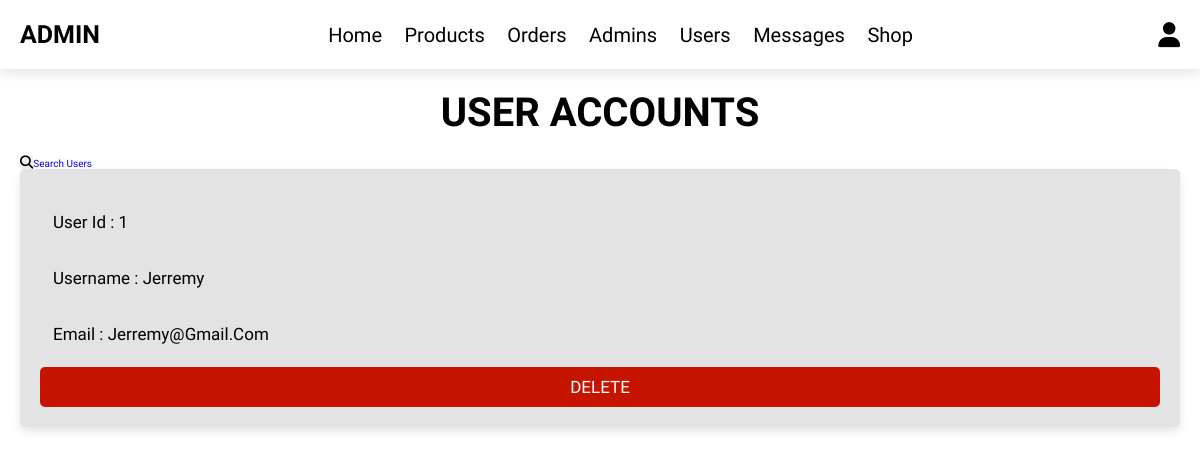
Screenshot of /admin/users_accounts.php (signed in) with the database file from the repository.
### tables this page shows
CREATE TABLE `users` (
  `id` int(100) NOT NULL,
  `name` varchar(20) NOT NULL,
  `email` varchar(50) NOT NULL,
  `password` varchar(50) NOT NULL
);

### admin/users_accounts.php (the view, shortened to what this page needs)
<?php
include '../components/connect.php';
?>
<!DOCTYPE html>
<html lang="en">
<head>
   <link rel="stylesheet" href="https://cdnjs.cloudflare.com/ajax/libs/font-awesome/6.1.1/css/all.min.css">
   <link rel="stylesheet" href="../css/admin_style.css">
   <link rel="stylesheet" href="../css/style.css">
</head>
<body>
<?php include '../components/admin_header.php'; ?>
<section class="dashboard">
   <h1 class="heading">user accounts</h1>
         <a href="search_users.php"><button class="fas fa-search" name="search_btn"></button>Search Users</a>
   <div class="box-container">
   <?php
      $select_accounts = $conn->prepare("SELECT * FROM `users`");
      $select_accounts->execute();
      if($select_accounts->rowCount() > 0){
         while($fetch_accounts = $select_accounts->fetch(PDO::FETCH_ASSOC)){
   ?>
   <div class="box">
      <p> user id : <span><?= $fetch_accounts['id']; ?></span> </p>
      <p> username : <span><?= $fetch_accounts['name']; ?></span> </p>
      <p> email : <span><?= $fetch_accounts['email']; ?></span> </p>
      <a href="users_accounts.php?delete=<?= $fetch_accounts['id']; ?>" onclick="return confirm('delete this account? the user related information will also be delete!')" class="delete-btn">delete</a>
   </div>
   <?php
         }
      }else{
         echo '<p class="empty">no accounts available!</p>';
      }
   ?>
   </div>
</section>
</body>
</html>

### css/admin_style.css (style rules this page uses)
* { font-family: 'Finlandica', sans-serif; margin:0; padding:0; box-sizing: border-box; outline: none; border:none; text-decoration: none; text-transform: capitalize; }
html { font-size: 62.5%; overflow-x: hidden; }
body { background-color: #ffffff; }
section { padding:2rem; max-width: 1200px; margin:0 auto; }
.heading { font-size: 4rem; color:rgb(0, 0, 0); margin-bottom: 2rem; text-align: center; text-transform: uppercase; }
.btn, .delete-btn, .option-btn { display: block; width: 100%; margin-top: 1rem; border-radius: .5rem; padding:1rem 3rem; font-size: 1.7rem; text-transform: uppercase; color:#fff; cursor: pointer; text-align: center; }
.delete-btn { background-color:#c51400; }
.dashboard .box-container { display: grid; grid-template-columns: repeat(auto-fit, minmax(33rem, 1fr)); gap:1.5rem; justify-content: center; align-items: flex-start; }
.dashboard .box-container .box { padding:2rem; box-shadow:0 .5rem 1rem rgba(0,0,0,.1); border-radius: .5rem; background-color:rgba(212, 212, 212, 0.637); }
.dashboard .box-container .box p { padding:1.3rem; border-radius: .5rem; background-color:#ffffff00; font-size: 1.7rem; color:rgb(0, 0, 0); margin:1rem 0; text-transform: capitalize; }

### css/style.css (style rules this page uses)
* { font-family: 'Finlandica', sans-serif; margin:0; padding:0; box-sizing: border-box; outline: none; border:none; text-decoration: none; text-transform: capitalize; }
html { font-size: 62.5%; overflow-x: hidden; }
body { background-color:rgb(255, 255, 255); }
section { padding:2rem; max-width: 1200px; margin:0 auto; }
.heading { font-size: 4rem; color:rgb(0, 0, 0); margin-bottom: 2rem; text-align: center; text-transform: uppercase; }
.scontainer h2,h1 { text-align: center; }
.btn, .delete-btn, .option-btn { display: block; width: 100%; height: auto; margin-top: 1rem; border-radius: .5rem; padding:1rem 3rem; font-size: 1.7rem; text-transform: uppercase; color:rgb(255, 255, 255); cursor: pointer; text-align: center; transition: transform 1s; }
.delete-btn { background-color:#c51400; }

### rows the page displays
users: id "1", name "Jerremy", email "Jerremy@gmail.com"
